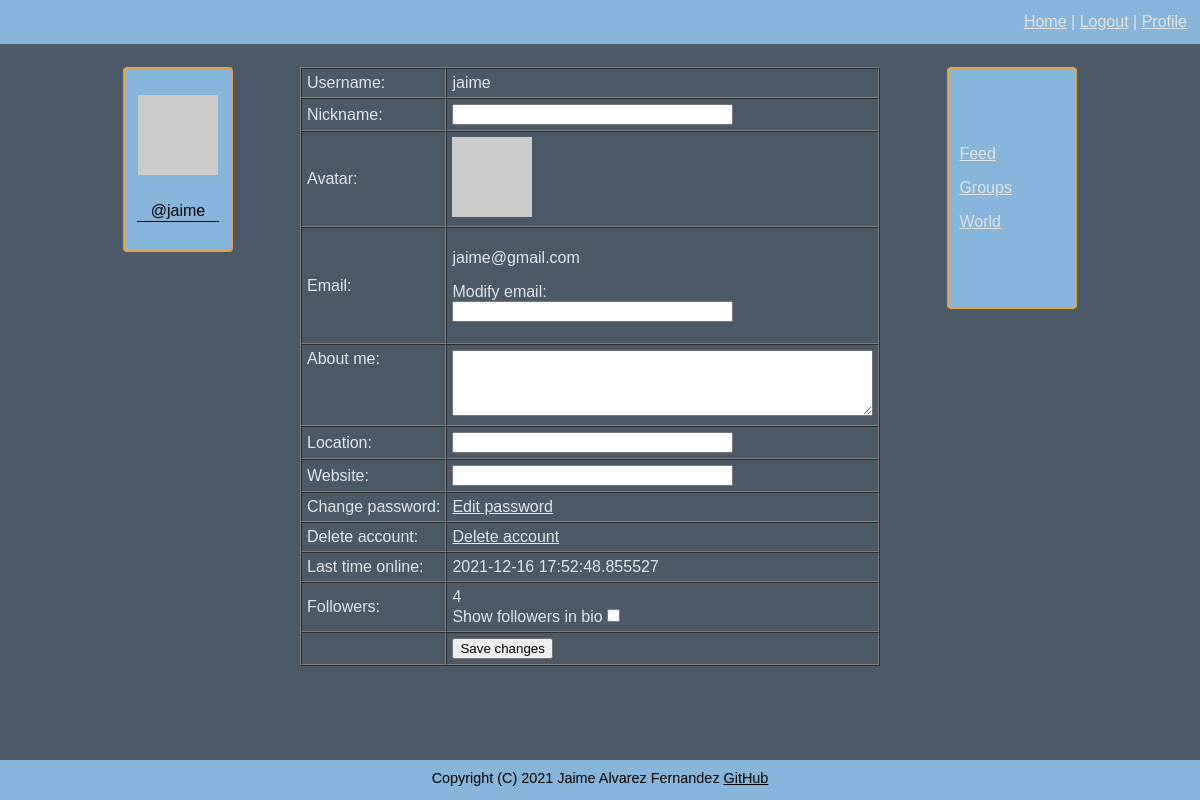
The app's page /profile (signed in), older data.
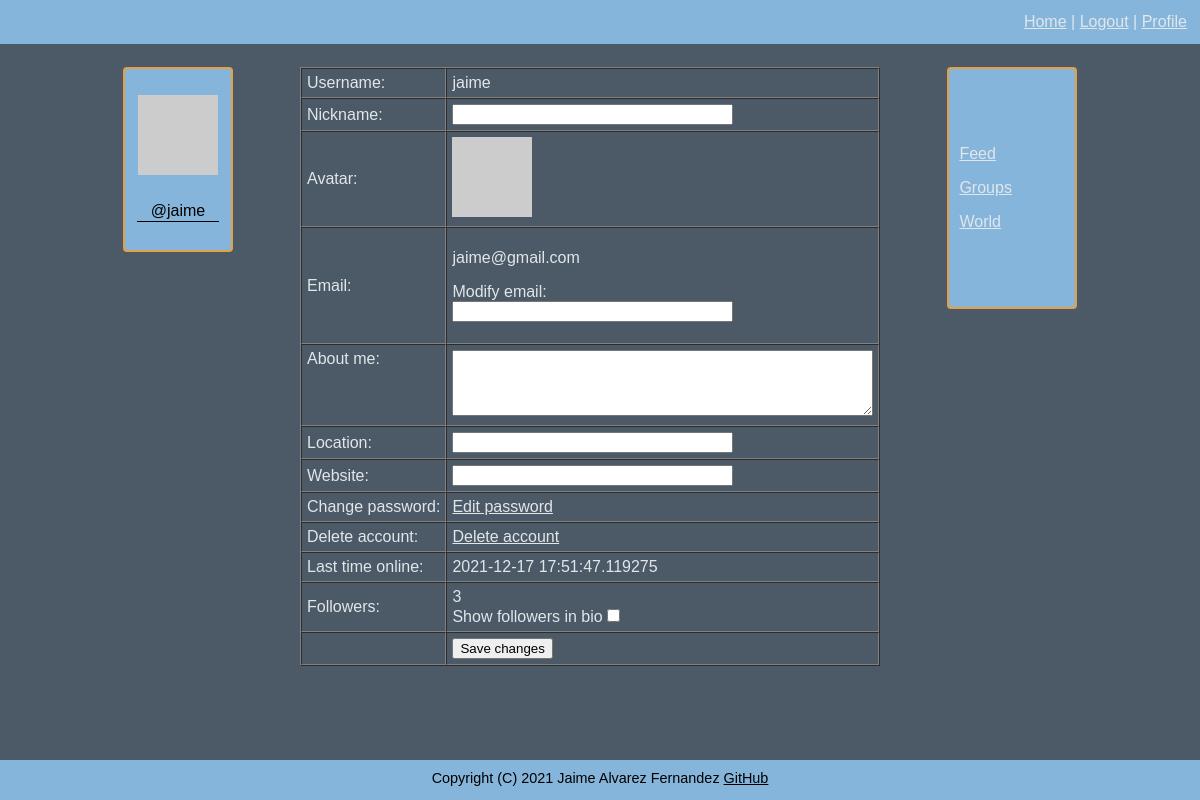
The same page, newer data.
### connect/models.py (models this page shows, shortened)
class User(UserMixin, db.Model):
    id = db.Column(db.Integer, primary_key=True)
    username = db.Column(db.String(64), index=True, unique=True)
    email = db.Column(db.String(120), index=True, unique=True)
    nickname = db.Column(db.String(64))
    password = db.Column(db.String(128))
    about_me = db.Column(db.String(140))
    location = db.Column(db.String(64))
    website = db.Column(db.String(120))
    last_seen = db.Column(db.DateTime, default=datetime.datetime.utcnow)
    follower_bio = db.Column(db.Boolean, default=False)
    posts = db.relationship('Posts', backref='author', lazy='dynamic')
    friends = db.relationship('Friends', backref='anchor', lazy='dynamic')
    followed = db.relationship('User',
                               secondary=followers,
                               primaryjoin=(followers.c.follower_id == id),
                               secondaryjoin=(followers.c.followed_id == id),
                               backref=db.backref('followers', lazy='dynamic'), lazy='dynamic')
    starred = db.relationship('Posts',
                              secondary=stars,
                              backref=db.backref('awarded_stars', lazy='dynamic'), lazy='dynamic')
    def avatar(self, size):
        digest = md5(self.email.lower().encode('utf-8')).hexdigest()
        return f'https://www.gravatar.com/avatar/{digest}?d=identicon&s={size}'

### connect/routing.py (the view)
@app.route('/profile', methods=['GET', 'POST'])
@flask_login.login_required
def profile():
    form = forms.EditProfileForm()
    if form.validate_on_submit():
        if form.user_email.data != '':
            flask_login.current_user.email = form.user_email.data
        flask_login.current_user.about_me = form.about_me.data
        flask_login.current_user.location = form.location.data
        flask_login.current_user.website = form.website.data
        flask_login.current_user.nickname = form.nickname.data
        flask_login.current_user.follower_bio = form.followers.data
        db.session.commit()
        flask.flash('Your changes have been saved.')
        return flask.redirect(flask.url_for('profile'))
    elif flask.request.method == 'GET':
        form.user_email.data = ''
        form.nickname.data = flask_login.current_user.nickname
        form.about_me.data = flask_login.current_user.about_me
        form.website.data = flask_login.current_user.website
        form.location.data = flask_login.current_user.location
        form.followers.data = flask_login.current_user.follower_bio
    return flask.render_template('profile.html', user=flask_login.current_user, form=form, title='Profile')

### connect/forms.py (shortened to what this page needs)
class EditProfileForm(FlaskForm):
    user_email = wtforms.StringField('Email', validators=[validators.Optional(),
                                                          validators.Regexp(r'^[a-zA-Z0-9_.]+@[a-zA-Z0-9_.]+$',
                                                                            message='Please enter a valid email')])
    about_me = wtforms.TextAreaField('About me', validators=[validators.Length(min=0, max=140)])
    nickname = wtforms.StringField('Nickname', validators=[validators.Length(min=0, max=25)])
    submit = wtforms.SubmitField('Save changes')
    location = wtforms.StringField('Location', validators=[validators.Optional()])
    website = wtforms.StringField('Website', validators=[validators.Optional()])
    followers = wtforms.BooleanField('Show followers in bio')

### connect/models.py (called while the page is built)
@login.user_loader
def load_user(user_id):
    return User.query.get(int(user_id))

### connect/routing.py (called while the page is built)
@app.before_request
def before_request():
    if flask_login.current_user.is_authenticated:
        flask_login.current_user.last_seen = datetime.datetime.utcnow()
        db.session.commit()

### connect/templates/profile.html (shortened to what this page needs)
{% extends "general_template.html" %}
{% block content %}
<div id="profile">
        <form action="" method="post" novalidate>
            <table cellspacing="0" cellpadding="5" border="1">
                <tr>
                    <td>Username:</td>
                    <td>{{ user.username }}</td>
                </tr>
                <tr>
                    <td>{{ form.nickname.label }}:</td>
                    <td>
                        {{ form.nickname(size=32, autocomplete=off) }}<br>
                    </td>
                </tr>
                <tr>
                    <td>Avatar:</td>
                    <td><img src="{{ user.avatar(80) }}"></td>
                </tr>
                <tr>
                    <td>{{ form.user_email.label }}:</td>
                    <td>
                        <p>
                            {{ user.email }}
                        </p>
                        <p>
                            Modify email:<br>
                            {{ form.user_email(size=32, autocomplete=off) }}<br>
                        </p>
                    </td>
                </tr>
                <tr>
                    <td valign="top">{{ form.about_me.label }}:</td>
                    <td>
                        {{ form.about_me(cols=50, rows=4) }}<br>
                    </td>
                </tr>
                <tr>
                    <td>
                        {{ form.location.label }}:
                    </td>
                    <td>
                        {{ form.location(size=32) }}<br>
                    </td>
                </tr>
                <tr>
                    <td>
                        {{ form.website.label }}:
                    </td>
                    <td>
                        {{ form.website(size=32) }}<br>
                    </td>
                </tr>
                <tr valign="top">
                    <td>Change password:</td>
                    <td>
                         <a href="{{url_for('change_password')}}">Edit password</a>
                    </td>
                </tr>
                <tr>
                    <td>Delete account:</td>
                    <td>
                        <a href="{{ url_for('delete_account') }}">Delete account</a>
                    </td>
                </tr>
                <tr>
                    <td>Last time online:</td>
                    <td>{% if user.last_seen %}{{ user.last_seen }}{% endif %}</td>
                </tr>
                <tr>
                    <td>Followers:</td>
                    <td>{{ current_user.followers.count() }}<br>
                        {{ form.followers.label }}{{ form.followers() }}
                    </td>
                </tr>
                <tr>
                    <td></td>
                    <td>{{ form.submit() }}</td>
                </tr>
            </table>
        </form>
    </div>
{% endblock %}

### connect/templates/general_template.html (shortened to what this page needs)
<!DOCTYPE html>
<html lang="en">
<head>
    <link href="{{ url_for('static', filename='css/style.css') }}" rel="stylesheet" type="text/css" />
</head>
<body>
<header>
    <table width="100%">
        <tr>
            <td>
            </td>
            <td>
                <nav id="global_links">
                <a href="{{ url_for('index') }}">Home</a> |
                {% if current_user.is_anonymous %}
                <a href="{{ url_for('login') }}">Login</a> |
                <a href="{{ url_for('sign_in') }}">Register</a>
                {% else %}
                <a href="{{ url_for('logout') }}">Logout</a> |
                <a href="{{ url_for('profile') }}">Profile</a>
                {% endif %}
                </nav>
            </td>
        </tr>
    </table>
</header>
<div id="main_table">
    <table border="0" width="100%">
        <tr>
            <td width="10%" valign="top">
                {% if current_user.is_authenticated %}
                <div id="left_side">
                    {% include 'sub_templates/_profile.html' %}
                </div>
                {% endif %}
            </td>
            <td width="70%" align="center" valign="top">
                {% block content %}{% endblock %}
            </td>
            <td width="13%" valign="top">
                {% if current_user.is_authenticated %}
                <div id="right_side">
                    {% include 'sub_templates/_links.html' %}
                </div>
                {% endif %}
            </td>
        </tr>
    </table>
</div>
<footer>
    Copyright (C) 2021 Jaime Alvarez Fernandez
    <a href="https://github.com/Jaime-alv">GitHub</a>
</footer>
</body>
</html>

### connect/templates/sub_templates/_profile.html (shortened to what this page needs)
{% if user and user != current_user %}
    <p>
        <img src="{{ user.avatar(128) }}">
    </p>
    <table width="100%">
        <tr>
            <td>
                {% if user.nickname is not none %}
                {{ user.nickname }}
                {% endif %}
            </td>
        </tr>
        <tr>
            <td class="bottom_line">
                @{{ user.username }}
            </td>
        </tr>
        <tr>
            <td>
                {% if not current_user.is_following(user) %}
                <form method="post" action="{{ url_for('follow', username=user.username, url=request.endpoint) }}">
                    {{ e_form.hidden_tag() }}
                    {{ e_form.submit(value='Follow') }}
                </form>
                {% else %}
                <form method="post" action="{{ url_for('unfollow', username=user.username, url=request.endpoint) }}">
                    {{ e_form.hidden_tag() }}
                    {{ e_form.submit(value='Unfollow') }}
                </form>
                {% endif %}
            </td>
        </tr>
        <tr>
            <td class="justify_text">
                {% if user.about_me is not none %}
                    {{ user.about_me }}
                {% endif %}
            </td>
        </tr>
        <tr>
            <td>
                {% if user.location is not none %}
                    {{ user.location }}
                {% endif %}
            </td>
        </tr>
        <tr>
            <td>
                {% if user.website is not none %}
                    <a href="{{ current_user.website }}">{{ current_user.website }}</a>
                {% endif %}
            </td>
        </tr>
        <tr>
            <td>
                {% if user.follower_bio %}
                Followers: {{ current_user.followers.count() }}
                {% endif %}
            </td>
        </tr>
    </table>
{% else %}
    <p>
        <img src="{{ current_user.avatar(128) }}">
    </p>
    <table width="100%">
        <tr>
            <td>
            </td>
        </tr>
        <tr>
            <td class="bottom_line">
                @{{ current_user.username }}
            </td>
        </tr>
        <tr>
            <td class="justify_text">
            </td>
        </tr>
        <tr>
            <td>
            </td>
        </tr>
        <tr>
            <td>
            </td>
        </tr>
        <tr>
            <td>
            </td>
        </tr>
    </table>
{% endif %}

### connect/templates/sub_templates/_links.html
<nav class="justify_text" style="padding:10px;">
    <p>
        <a href="{{ url_for('followed') }}">Feed</a>
    </p>
    <p>
        <a href="groups">Groups</a>
    </p>
    <p>
        <a href="messages">World</a>
    </p>
</nav>

### connect/static/css/style.css (style rules this page uses)
body { font-family: Arial; background: #4b5a66; color: #e1e6eb; min-height: 100vh; margin: 0; }
a { color: inherit; }
footer { min-height:20px; background:PapayaWhip; color: black; font-size:90%; text-align:center; padding:10px; background: #86b5db; }
header { font-size: 100%; background: #86b5db; padding:10px; }
#global_links { text-align:right; padding: 0px; }
#main_table { margin: 20px 10% 0px 10%; }
#right_side { margin: 0px 0px 0px 0%; align: right; font-size: 100%; text-align: center; border: 2px solid #e3a144; border-radius: 4px; background: #86b5db; padding: 50px 0px 50px 0px; }
#left_side { border: 2px solid #e3a144; text-align: center; border-radius: 4px; background: #86b5db; color: black; padding: 10px; }
.bottom_line { border: solid; border-width: 0px 0 1px 0; }
.justify_text { text-align: justify; text-justify: inter-word; }
body { display:flex; flex-direction:column; }
footer { margin-top:auto; }

Row changes from the older to the newer data that the page shows:
changed User "jaime": last_seen "2021-12-16 17:52:48.855527" → "2021-12-17 17:51:47.119275"
Text that changed along with them:
{{ current_user.followers.count() }}: "4" → "3"
